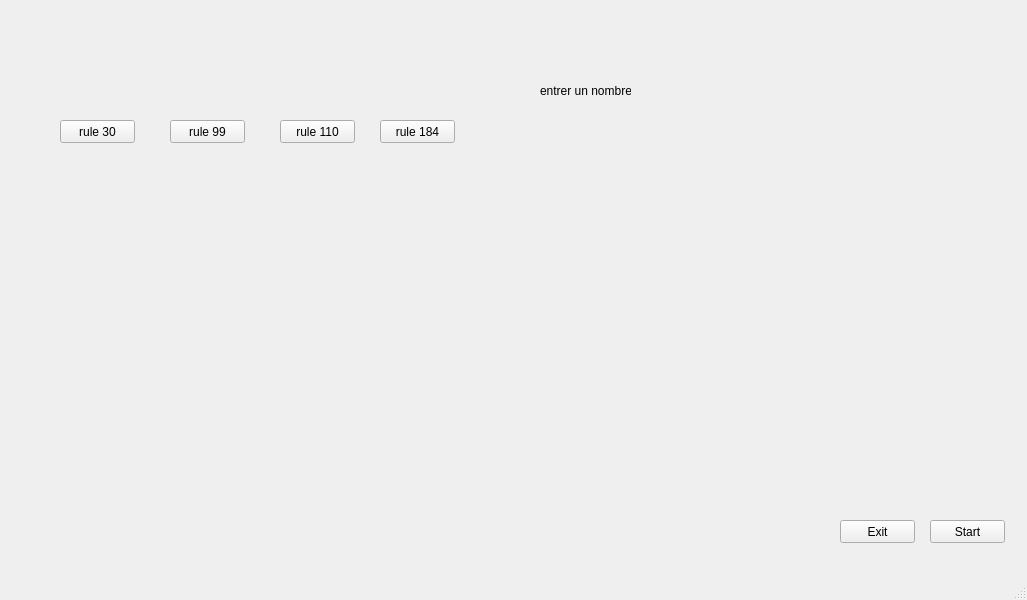
<?xml version="1.0" encoding="UTF-8"?>
<ui version="4.0">
 <class>MainWindow</class>
 <widget class="QMainWindow" name="MainWindow">
  <property name="geometry">
   <rect>
    <x>0</x>
    <y>0</y>
    <width>1027</width>
    <height>600</height>
   </rect>
  </property>
  <property name="windowTitle">
   <string>MainWindow</string>
  </property>
  <widget class="QWidget" name="centralwidget">
   <widget class="QLabel" name="label">
    <property name="geometry">
     <rect>
      <x>0</x>
      <y>0</y>
      <width>1091</width>
      <height>591</height>
     </rect>
    </property>
    <property name="text">
     <string>&lt;html&gt;&lt;head/&gt;&lt;body&gt;&lt;p&gt;&lt;img src=&quot;:/newPrefix/autres.png&quot;/&gt;&lt;/p&gt;&lt;/body&gt;&lt;/html&gt;</string>
    </property>
   </widget>
   <widget class="QPushButton" name="Start">
    <property name="geometry">
     <rect>
      <x>930</x>
      <y>520</y>
      <width>75</width>
      <height>23</height>
     </rect>
    </property>
    <property name="text">
     <string>Start</string>
    </property>
   </widget>
   <widget class="QPushButton" name="Exit">
    <property name="geometry">
     <rect>
      <x>840</x>
      <y>520</y>
      <width>75</width>
      <height>23</height>
     </rect>
    </property>
    <property name="text">
     <string>Exit</string>
    </property>
   </widget>
   <widget class="QPushButton" name="rule99">
    <property name="geometry">
     <rect>
      <x>170</x>
      <y>120</y>
      <width>75</width>
      <height>23</height>
     </rect>
    </property>
    <property name="text">
     <string>rule 99</string>
    </property>
   </widget>
   <widget class="QPushButton" name="rule30">
    <property name="geometry">
     <rect>
      <x>60</x>
      <y>120</y>
      <width>75</width>
      <height>23</height>
     </rect>
    </property>
    <property name="text">
     <string>rule 30</string>
    </property>
   </widget>
   <widget class="QPushButton" name="rule110">
    <property name="geometry">
     <rect>
      <x>280</x>
      <y>120</y>
      <width>75</width>
      <height>23</height>
     </rect>
    </property>
    <property name="text">
     <string>rule 110</string>
    </property>
   </widget>
   <widget class="QPushButton" name="rule184">
    <property name="geometry">
     <rect>
      <x>380</x>
      <y>120</y>
      <width>75</width>
      <height>23</height>
     </rect>
    </property>
    <property name="text">
     <string>rule 184</string>
    </property>
   </widget>
   <widget class="QLabel" name="label2">
    <property name="geometry">
     <rect>
      <x>540</x>
      <y>80</y>
      <width>91</width>
      <height>21</height>
     </rect>
    </property>
    <property name="text">
     <string>entrer un nombre:</string>
    </property>
   </widget>
  </widget>
  <widget class="QMenuBar" name="menubar">
   <property name="geometry">
    <rect>
     <x>0</x>
     <y>0</y>
     <width>1027</width>
     <height>21</height>
    </rect>
   </property>
  </widget>
  <widget class="QStatusBar" name="statusbar"/>
 </widget>
 <resources>
  <include location="../../../EduPython/App/Library/bin/elementary.qrc"/>
 </resources>
 <connections/>
</ui>
